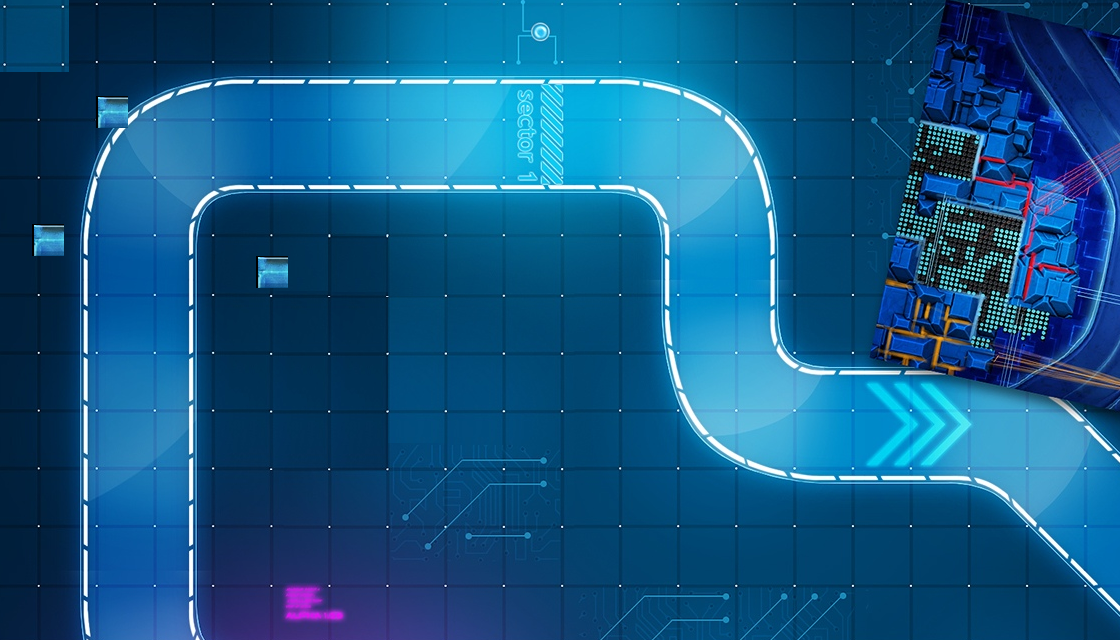

Rendered tile map (Tiled .tmx) drawn with the repository's tilesets; below, a short description and the map source with its tile grids summarised:
An orthogonal 35x20 tile map with 32x32 px tiles, 2 tile layers (Capa de Patrones 1, Capa de patrones 2), 3 tilesets and 1 object (mainPlayer).

<map version="1.0" orientation="orthogonal" renderorder="right-down" width="35" height="20" tilewidth="32" tileheight="32" nextobjectid="7">
 <tileset firstgid="1" name="m2" tilewidth="32" tileheight="32">
  <image source="../../../SerIDE-r263-win/SerIDE/bin/simulador/background/m2.png" width="1208" height="647" />
 </tileset>
 <tileset firstgid="741" name="Caja" tilewidth="1" tileheight="1" />
 <tileset firstgid="741" name="Caja" tilewidth="32" tileheight="32">
  <image source="../../../SerIDE-r263-win/SerIDE/bin/simulador/img/box.png" width="35" height="35" />
 </tileset>
 <layer name="Capa de Patrones 1" width="35" height="20">
  <data>[700 cells, 700 non-empty, 700 distinct tile ids]</data>
 </layer>
 <layer name="Capa de patrones 2" width="35" height="20">
  <data>[700 cells, 3 non-empty, 1 distinct tile ids]</data>
 </layer>
 <objectgroup name="Player layer">
  <object id="4" name="mainPlayer" x="125" y="416" width="32" height="32">
   <properties>
    <property name="frameheight" value="32" />
    <property name="framewidth" value="32" />
    <property name="image" value="robot" />
   </properties>
  </object>
 </objectgroup>
</map>